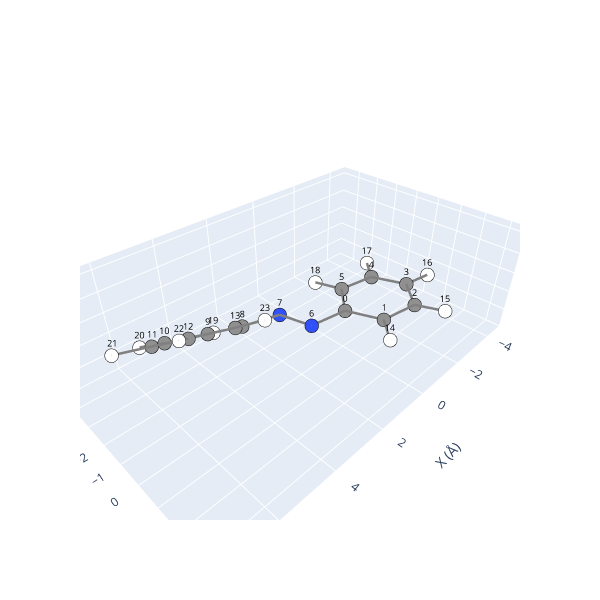

Notebook cell for this chart:
### Code cell
# Species can be visualize using the method .view()
trans_iso.view(show_indices=True)

#Note: If you are running this on a remote cluster, the visualizer may take a while to load.

### Figure 1 — Plotly figure (JSON) as saved in the notebook; plotly's stock layout.template omitted (floating-point values rounded to 4 significant figures)
{"data": [{"hoverinfo": "text", "marker": {"color": ["#909090", "#909090", "#909090", "#909090", "#909090", "#909090", "#3050F8", "#3050F8", "#909090", "#909090", "#909090", "#909090", "#909090", "#909090", "#FFFFFF", "#FFFFFF", "#FFFFFF", "#FFFFFF", "#FFFFFF", "#FFFFFF", "#FFFFFF", "#FFFFFF", "#FFFFFF", "#FFFFFF"], "line": {"color": "black", "width": 1}, "size": 8}, "mode": "markers", "showlegend": false, "text": ["C", "C", "C", "C", "C", "C", "N", "N", "C", "C", "C", "C", "C", "C", "H", "H", "H", "H", "H", "H", "H", "H", "H", "H"], "type": "scatter3d", "x": [0.0, -0.5128, -1.895, -2.791, -2.307, -0.9268, 1.41, 1.751, 3.128, 3.761, 5.086, 5.812, 5.204, 3.867, 0.1701, -2.27, -3.863, -2.999, -0.5814, 3.208, 5.544, 6.847, 5.764, 3.396], "y": [0.0, 1.308, 1.549, 0.4849, -0.8205, -1.056, -0.1682, -1.371, -1.572, -2.645, -2.988, -2.239, -1.165, -0.8447, 2.153, 2.57, 0.6685, -1.658, -2.087, -3.23, -3.849, -2.495, -0.5888, -0.03182], "z": [0.0, -0.01964, -0.01287, -0.03568, -0.04679, -0.02167, 0.08486, 0.1317, 0.3697, -0.2776, 0.01472, 0.9346, 1.584, 1.312, -0.02956, 0.01876, -0.04428, -0.06143, -0.009472, -1.007, -0.4678, 1.152, 2.315, 1.859]}, {"hoverinfo": "none", "mode": "text", "showlegend": false, "text": ["0", "1", "2", "3", "4", "5", "6", "7", "8", "9", "10", "11", "12", "13", "14", "15", "16", "17", "18", "19", "20", "21", "22", "23"], "textfont": {"color": "black", "size": 9}, "type": "scatter3d", "x": [0.0, -0.5128, -1.895, -2.791, -2.307, -0.9268, 1.41, 1.751, 3.128, 3.761, 5.086, 5.812, 5.204, 3.867, 0.1701, -2.27, -3.863, -2.999, -0.5814, 3.208, 5.544, 6.847, 5.764, 3.396], "y": [0.0, 1.308, 1.549, 0.4849, -0.8205, -1.056, -0.1682, -1.371, -1.572, -2.645, -2.988, -2.239, -1.165, -0.8447, 2.153, 2.57, 0.6685, -1.658, -2.087, -3.23, -3.849, -2.495, -0.5888, -0.03182], "z": [0.0, -0.01964, -0.01287, -0.03568, -0.04679, -0.02167, 0.08486, 0.1317, 0.3697, -0.2776, 0.01472, 0.9346, 1.584, 1.312, -0.02956, 0.01876, -0.04428, -0.06143, -0.009472, -1.007, -0.4678, 1.152, 2.315, 1.859]}, {"hoverinfo": "none", "line": {"color": "gray", "width": 5}, "mode": "lines", "showlegend": false, "type": "scatter3d", "x": [-2.791, -2.307], "y": [0.4849, -0.8205], "z": [-0.03568, -0.04679]}, {"hoverinfo": "none", "line": {"color": "gray", "width": 5}, "mode": "lines", "showlegend": false, "type": "scatter3d", "x": [-2.307, -2.791], "y": [-0.8205, 0.4849], "z": [-0.04679, -0.03568]}, {"hoverinfo": "none", "line": {"color": "gray", "width": 5}, "mode": "lines", "showlegend": false, "type": "scatter3d", "x": [0.1701, -0.5128], "y": [2.153, 1.308], "z": [-0.02956, -0.01964]}, {"hoverinfo": "none", "line": {"color": "gray", "width": 5}, "mode": "lines", "showlegend": false, "type": "scatter3d", "x": [-0.9268, -2.307], "y": [-1.056, -0.8205], "z": [-0.02167, -0.04679]}, {"hoverinfo": "none", "line": {"color": "gray", "width": 5}, "mode": "lines", "showlegend": false, "type": "scatter3d", "x": [5.204, 3.867], "y": [-1.165, -0.8447], "z": [1.584, 1.312]}, {"hoverinfo": "none", "line": {"color": "gray", "width": 5}, "mode": "lines", "showlegend": false, "type": "scatter3d", "x": [3.396, 3.867], "y": [-0.03182, -0.8447], "z": [1.859, 1.312]}, {"hoverinfo": "none", "line": {"color": "gray", "width": 5}, "mode": "lines", "showlegend": false, "type": "scatter3d", "x": [-2.791, -3.863], "y": [0.4849, 0.6685], "z": [-0.03568, -0.04428]}, {"hoverinfo": "none", "line": {"color": "gray", "width": 5}, "mode": "lines", "showlegend": false, "type": "scatter3d", "x": [5.204, 5.764], "y": [-1.165, -0.5888], "z": [1.584, 2.315]}, {"hoverinfo": "none", "line": {"color": "gray", "width": 5}, "mode": "lines", "showlegend": false, "type": "scatter3d", "x": [3.128, 3.761], "y": [-1.572, -2.645], "z": [0.3697, -0.2776]}, {"hoverinfo": "none", "line": {"color": "gray", "width": 5}, "mode": "lines", "showlegend": false, "type": "scatter3d", "x": [3.208, 3.761], "y": [-3.23, -2.645], "z": [-1.007, -0.2776]}, {"hoverinfo": "none", "line": {"color": "gray", "width": 5}, "mode": "lines", "showlegend": false, "type": "scatter3d", "x": [3.761, 3.128], "y": [-2.645, -1.572], "z": [-0.2776, 0.3697]}, {"hoverinfo": "none", "line": {"color": "gray", "width": 5}, "mode": "lines", "showlegend": false, "type": "scatter3d", "x": [0, -0.9268], "y": [0, -1.056], "z": [0, -0.02167]}, {"hoverinfo": "none", "line": {"color": "gray", "width": 5}, "mode": "lines", "showlegend": false, "type": "scatter3d", "x": [-0.5128, 0], "y": [1.308, 0], "z": [-0.01964, 0]}, {"hoverinfo": "none", "line": {"color": "gray", "width": 5}, "mode": "lines", "showlegend": false, "type": "scatter3d", "x": [5.086, 3.761], "y": [-2.988, -2.645], "z": [0.01472, -0.2776]}, {"hoverinfo": "none", "line": {"color": "gray", "width": 5}, "mode": "lines", "showlegend": false, "type": "scatter3d", "x": [-2.27, -1.895], "y": [2.57, 1.549], "z": [0.01876, -0.01287]}, {"hoverinfo": "none", "line": {"color": "gray", "width": 5}, "mode": "lines", "showlegend": false, "type": "scatter3d", "x": [3.867, 3.128], "y": [-0.8447, -1.572], "z": [1.312, 0.3697]}, {"hoverinfo": "none", "line": {"color": "gray", "width": 5}, "mode": "lines", "showlegend": false, "type": "scatter3d", "x": [3.867, 3.396], "y": [-0.8447, -0.03182], "z": [1.312, 1.859]}, {"hoverinfo": "none", "line": {"color": "gray", "width": 5}, "mode": "lines", "showlegend": false, "type": "scatter3d", "x": [5.544, 5.086], "y": [-3.849, -2.988], "z": [-0.4678, 0.01472]}, {"hoverinfo": "none", "line": {"color": "gray", "width": 5}, "mode": "lines", "showlegend": false, "type": "scatter3d", "x": [-2.307, -0.9268], "y": [-0.8205, -1.056], "z": [-0.04679, -0.02167]}, {"hoverinfo": "none", "line": {"color": "gray", "width": 5}, "mode": "lines", "showlegend": false, "type": "scatter3d", "x": [-0.9268, 0], "y": [-1.056, 0], "z": [-0.02167, 0]}, {"hoverinfo": "none", "line": {"color": "gray", "width": 5}, "mode": "lines", "showlegend": false, "type": "scatter3d", "x": [-2.307, -2.999], "y": [-0.8205, -1.658], "z": [-0.04679, -0.06143]}, {"hoverinfo": "none", "line": {"color": "gray", "width": 5}, "mode": "lines", "showlegend": false, "type": "scatter3d", "x": [-0.9268, -0.5814], "y": [-1.056, -2.087], "z": [-0.02167, -0.009472]}, {"hoverinfo": "none", "line": {"color": "gray", "width": 5}, "mode": "lines", "showlegend": false, "type": "scatter3d", "x": [0, -0.5128], "y": [0, 1.308], "z": [0, -0.01964]}, {"hoverinfo": "none", "line": {"color": "gray", "width": 5}, "mode": "lines", "showlegend": false, "type": "scatter3d", "x": [3.761, 5.086], "y": [-2.645, -2.988], "z": [-0.2776, 0.01472]}, {"hoverinfo": "none", "line": {"color": "gray", "width": 5}, "mode": "lines", "showlegend": false, "type": "scatter3d", "x": [-0.5128, -1.895], "y": [1.308, 1.549], "z": [-0.01964, -0.01287]}, {"hoverinfo": "none", "line": {"color": "gray", "width": 5}, "mode": "lines", "showlegend": false, "type": "scatter3d", "x": [5.086, 5.812], "y": [-2.988, -2.239], "z": [0.01472, 0.9346]}, {"hoverinfo": "none", "line": {"color": "gray", "width": 5}, "mode": "lines", "showlegend": false, "type": "scatter3d", "x": [-1.895, -0.5128], "y": [1.549, 1.308], "z": [-0.01287, -0.01964]}, {"hoverinfo": "none", "line": {"color": "gray", "width": 5}, "mode": "lines", "showlegend": false, "type": "scatter3d", "x": [3.761, 3.208], "y": [-2.645, -3.23], "z": [-0.2776, -1.007]}, {"hoverinfo": "none", "line": {"color": "gray", "width": 5}, "mode": "lines", "showlegend": false, "type": "scatter3d", "x": [5.812, 5.086], "y": [-2.239, -2.988], "z": [0.9346, 0.01472]}, {"hoverinfo": "none", "line": {"color": "gray", "width": 5}, "mode": "lines", "showlegend": false, "type": "scatter3d", "x": [-3.863, -2.791], "y": [0.6685, 0.4849], "z": [-0.04428, -0.03568]}, {"hoverinfo": "none", "line": {"color": "gray", "width": 5}, "mode": "lines", "showlegend": false, "type": "scatter3d", "x": [-0.5128, 0.1701], "y": [1.308, 2.153], "z": [-0.01964, -0.02956]}, {"hoverinfo": "none", "line": {"color": "gray", "width": 5}, "mode": "lines", "showlegend": false, "type": "scatter3d", "x": [5.086, 5.544], "y": [-2.988, -3.849], "z": [0.01472, -0.4678]}, {"hoverinfo": "none", "line": {"color": "gray", "width": 5}, "mode": "lines", "showlegend": false, "type": "scatter3d", "x": [1.41, 1.751], "y": [-0.1682, -1.371], "z": [0.08486, 0.1317]}, {"hoverinfo": "none", "line": {"color": "gray", "width": 5}, "mode": "lines", "showlegend": false, "type": "scatter3d", "x": [1.751, 1.41], "y": [-1.371, -0.1682], "z": [0.1317, 0.08486]}, {"hoverinfo": "none", "line": {"color": "gray", "width": 5}, "mode": "lines", "showlegend": false, "type": "scatter3d", "x": [-2.791, -1.895], "y": [0.4849, 1.549], "z": [-0.03568, -0.01287]}, {"hoverinfo": "none", "line": {"color": "gray", "width": 5}, "mode": "lines", "showlegend": false, "type": "scatter3d", "x": [5.204, 5.812], "y": [-1.165, -2.239], "z": [1.584, 0.9346]}, {"hoverinfo": "none", "line": {"color": "gray", "width": 5}, "mode": "lines", "showlegend": false, "type": "scatter3d", "x": [6.847, 5.812], "y": [-2.495, -2.239], "z": [1.152, 0.9346]}, {"hoverinfo": "none", "line": {"color": "gray", "width": 5}, "mode": "lines", "showlegend": false, "type": "scatter3d", "x": [-2.999, -2.307], "y": [-1.658, -0.8205], "z": [-0.06143, -0.04679]}, {"hoverinfo": "none", "line": {"color": "gray", "width": 5}, "mode": "lines", "showlegend": false, "type": "scatter3d", "x": [5.764, 5.204], "y": [-0.5888, -1.165], "z": [2.315, 1.584]}, {"hoverinfo": "none", "line": {"color": "gray", "width": 5}, "mode": "lines", "showlegend": false, "type": "scatter3d", "x": [3.128, 1.751], "y": [-1.572, -1.371], "z": [0.3697, 0.1317]}, {"hoverinfo": "none", "line": {"color": "gray", "width": 5}, "mode": "lines", "showlegend": false, "type": "scatter3d", "x": [0, 1.41], "y": [0, -0.1682], "z": [0, 0.08486]}, {"hoverinfo": "none", "line": {"color": "gray", "width": 5}, "mode": "lines", "showlegend": false, "type": "scatter3d", "x": [-1.895, -2.791], "y": [1.549, 0.4849], "z": [-0.01287, -0.03568]}, {"hoverinfo": "none", "line": {"color": "gray", "width": 5}, "mode": "lines", "showlegend": false, "type": "scatter3d", "x": [3.128, 3.867], "y": [-1.572, -0.8447], "z": [0.3697, 1.312]}, {"hoverinfo": "none", "line": {"color": "gray", "width": 5}, "mode": "lines", "showlegend": false, "type": "scatter3d", "x": [5.812, 5.204], "y": [-2.239, -1.165], "z": [0.9346, 1.584]}, {"hoverinfo": "none", "line": {"color": "gray", "width": 5}, "mode": "lines", "showlegend": false, "type": "scatter3d", "x": [5.812, 6.847], "y": [-2.239, -2.495], "z": [0.9346, 1.152]}, {"hoverinfo": "none", "line": {"color": "gray", "width": 5}, "mode": "lines", "showlegend": false, "type": "scatter3d", "x": [3.867, 5.204], "y": [-0.8447, -1.165], "z": [1.312, 1.584]}, {"hoverinfo": "none", "line": {"color": "gray", "width": 5}, "mode": "lines", "showlegend": false, "type": "scatter3d", "x": [1.41, 0], "y": [-0.1682, 0], "z": [0.08486, 0]}, {"hoverinfo": "none", "line": {"color": "gray", "width": 5}, "mode": "lines", "showlegend": false, "type": "scatter3d", "x": [-1.895, -2.27], "y": [1.549, 2.57], "z": [-0.01287, 0.01876]}, {"hoverinfo": "none", "line": {"color": "gray", "width": 5}, "mode": "lines", "showlegend": false, "type": "scatter3d", "x": [-0.5814, -0.9268], "y": [-2.087, -1.056], "z": [-0.009472, -0.02167]}, {"hoverinfo": "none", "line": {"color": "gray", "width": 5}, "mode": "lines", "showlegend": false, "type": "scatter3d", "x": [1.751, 3.128], "y": [-1.371, -1.572], "z": [0.1317, 0.3697]}], "layout": {"height": 600, "scene": {"xaxis": {"range": [-4.863, 7.847], "title": {"text": "X (Å)"}}, "yaxis": {"range": [-4.849, 3.57], "title": {"text": "Y (Å)"}}, "zaxis": {"range": [-2.007, 3.315], "title": {"text": "Z (Å)"}}}, "width": 600}}
